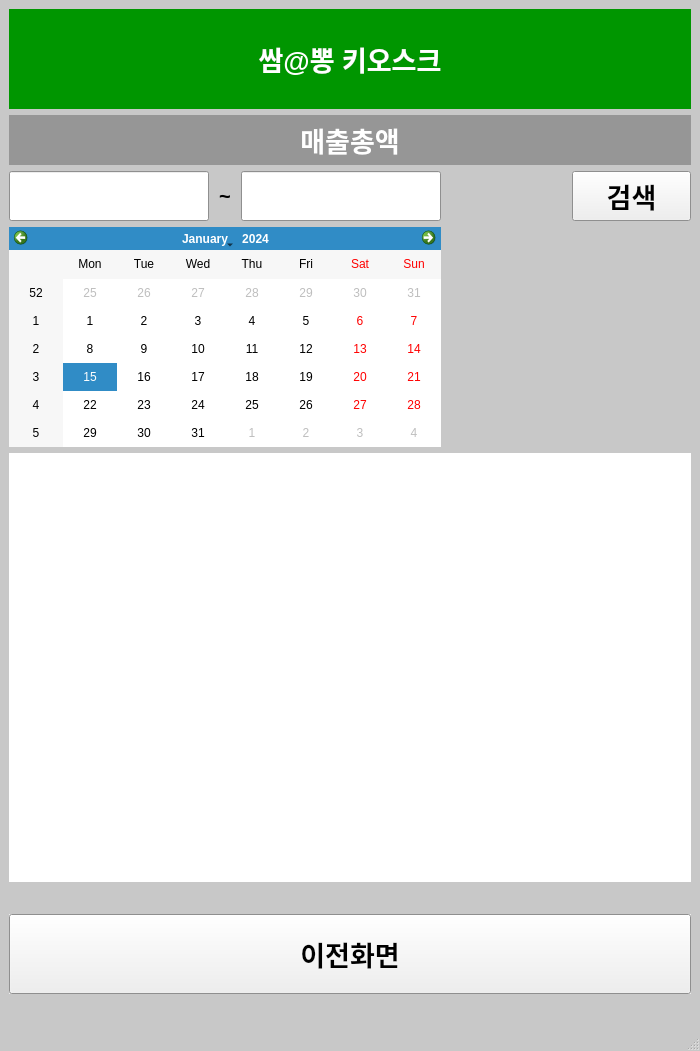
<?xml version="1.0" encoding="UTF-8"?>
<ui version="4.0">
 <class>MainWindow</class>
 <widget class="QMainWindow" name="MainWindow">
  <property name="geometry">
   <rect>
    <x>0</x>
    <y>0</y>
    <width>700</width>
    <height>1051</height>
   </rect>
  </property>
  <property name="palette">
   <palette>
    <active>
     <colorrole role="Base">
      <brush brushstyle="SolidPattern">
       <color alpha="255">
        <red>255</red>
        <green>255</green>
        <blue>255</blue>
       </color>
      </brush>
     </colorrole>
     <colorrole role="Window">
      <brush brushstyle="SolidPattern">
       <color alpha="255">
        <red>200</red>
        <green>200</green>
        <blue>200</blue>
       </color>
      </brush>
     </colorrole>
    </active>
    <inactive>
     <colorrole role="Base">
      <brush brushstyle="SolidPattern">
       <color alpha="255">
        <red>255</red>
        <green>255</green>
        <blue>255</blue>
       </color>
      </brush>
     </colorrole>
     <colorrole role="Window">
      <brush brushstyle="SolidPattern">
       <color alpha="255">
        <red>200</red>
        <green>200</green>
        <blue>200</blue>
       </color>
      </brush>
     </colorrole>
    </inactive>
    <disabled>
     <colorrole role="Base">
      <brush brushstyle="SolidPattern">
       <color alpha="255">
        <red>200</red>
        <green>200</green>
        <blue>200</blue>
       </color>
      </brush>
     </colorrole>
     <colorrole role="Window">
      <brush brushstyle="SolidPattern">
       <color alpha="255">
        <red>200</red>
        <green>200</green>
        <blue>200</blue>
       </color>
      </brush>
     </colorrole>
    </disabled>
   </palette>
  </property>
  <property name="windowTitle">
   <string>MainWindow</string>
  </property>
  <widget class="QWidget" name="centralwidget">
   <layout class="QGridLayout" name="gridLayout">
    <item row="0" column="0">
     <layout class="QVBoxLayout" name="verticalLayout_2">
      <item>
       <widget class="QLabel" name="Title_3">
        <property name="minimumSize">
         <size>
          <width>0</width>
          <height>100</height>
         </size>
        </property>
        <property name="maximumSize">
         <size>
          <width>16777215</width>
          <height>100</height>
         </size>
        </property>
        <property name="palette">
         <palette>
          <active>
           <colorrole role="WindowText">
            <brush brushstyle="SolidPattern">
             <color alpha="255">
              <red>255</red>
              <green>255</green>
              <blue>255</blue>
             </color>
            </brush>
           </colorrole>
           <colorrole role="Base">
            <brush brushstyle="SolidPattern">
             <color alpha="255">
              <red>255</red>
              <green>255</green>
              <blue>255</blue>
             </color>
            </brush>
           </colorrole>
           <colorrole role="Window">
            <brush brushstyle="SolidPattern">
             <color alpha="255">
              <red>0</red>
              <green>150</green>
              <blue>0</blue>
             </color>
            </brush>
           </colorrole>
          </active>
          <inactive>
           <colorrole role="WindowText">
            <brush brushstyle="SolidPattern">
             <color alpha="255">
              <red>255</red>
              <green>255</green>
              <blue>255</blue>
             </color>
            </brush>
           </colorrole>
           <colorrole role="Base">
            <brush brushstyle="SolidPattern">
             <color alpha="255">
              <red>255</red>
              <green>255</green>
              <blue>255</blue>
             </color>
            </brush>
           </colorrole>
           <colorrole role="Window">
            <brush brushstyle="SolidPattern">
             <color alpha="255">
              <red>0</red>
              <green>150</green>
              <blue>0</blue>
             </color>
            </brush>
           </colorrole>
          </inactive>
          <disabled>
           <colorrole role="WindowText">
            <brush brushstyle="SolidPattern">
             <color alpha="255">
              <red>120</red>
              <green>120</green>
              <blue>120</blue>
             </color>
            </brush>
           </colorrole>
           <colorrole role="Base">
            <brush brushstyle="SolidPattern">
             <color alpha="255">
              <red>0</red>
              <green>150</green>
              <blue>0</blue>
             </color>
            </brush>
           </colorrole>
           <colorrole role="Window">
            <brush brushstyle="SolidPattern">
             <color alpha="255">
              <red>0</red>
              <green>150</green>
              <blue>0</blue>
             </color>
            </brush>
           </colorrole>
          </disabled>
         </palette>
        </property>
        <property name="font">
         <font>
          <pointsize>20</pointsize>
          <weight>75</weight>
          <bold>true</bold>
          <underline>false</underline>
         </font>
        </property>
        <property name="autoFillBackground">
         <bool>true</bool>
        </property>
        <property name="text">
         <string>쌈@뽕 키오스크</string>
        </property>
        <property name="alignment">
         <set>Qt::AlignCenter</set>
        </property>
       </widget>
      </item>
      <item>
       <widget class="QLabel" name="Title_4">
        <property name="minimumSize">
         <size>
          <width>0</width>
          <height>50</height>
         </size>
        </property>
        <property name="maximumSize">
         <size>
          <width>16777215</width>
          <height>50</height>
         </size>
        </property>
        <property name="palette">
         <palette>
          <active>
           <colorrole role="WindowText">
            <brush brushstyle="SolidPattern">
             <color alpha="255">
              <red>255</red>
              <green>255</green>
              <blue>255</blue>
             </color>
            </brush>
           </colorrole>
           <colorrole role="Base">
            <brush brushstyle="SolidPattern">
             <color alpha="255">
              <red>255</red>
              <green>255</green>
              <blue>255</blue>
             </color>
            </brush>
           </colorrole>
           <colorrole role="Window">
            <brush brushstyle="SolidPattern">
             <color alpha="255">
              <red>150</red>
              <green>150</green>
              <blue>150</blue>
             </color>
            </brush>
           </colorrole>
          </active>
          <inactive>
           <colorrole role="WindowText">
            <brush brushstyle="SolidPattern">
             <color alpha="255">
              <red>255</red>
              <green>255</green>
              <blue>255</blue>
             </color>
            </brush>
           </colorrole>
           <colorrole role="Base">
            <brush brushstyle="SolidPattern">
             <color alpha="255">
              <red>255</red>
              <green>255</green>
              <blue>255</blue>
             </color>
            </brush>
           </colorrole>
           <colorrole role="Window">
            <brush brushstyle="SolidPattern">
             <color alpha="255">
              <red>150</red>
              <green>150</green>
              <blue>150</blue>
             </color>
            </brush>
           </colorrole>
          </inactive>
          <disabled>
           <colorrole role="WindowText">
            <brush brushstyle="SolidPattern">
             <color alpha="255">
              <red>120</red>
              <green>120</green>
              <blue>120</blue>
             </color>
            </brush>
           </colorrole>
           <colorrole role="Base">
            <brush brushstyle="SolidPattern">
             <color alpha="255">
              <red>150</red>
              <green>150</green>
              <blue>150</blue>
             </color>
            </brush>
           </colorrole>
           <colorrole role="Window">
            <brush brushstyle="SolidPattern">
             <color alpha="255">
              <red>150</red>
              <green>150</green>
              <blue>150</blue>
             </color>
            </brush>
           </colorrole>
          </disabled>
         </palette>
        </property>
        <property name="font">
         <font>
          <pointsize>20</pointsize>
          <weight>75</weight>
          <bold>true</bold>
          <underline>false</underline>
         </font>
        </property>
        <property name="autoFillBackground">
         <bool>true</bool>
        </property>
        <property name="text">
         <string>매출총액</string>
        </property>
        <property name="alignment">
         <set>Qt::AlignCenter</set>
        </property>
       </widget>
      </item>
      <item>
       <layout class="QHBoxLayout" name="horizontalLayout">
        <item>
         <layout class="QGridLayout" name="gridLayout_5">
          <item row="0" column="2">
           <widget class="QLineEdit" name="End_Date">
            <property name="sizePolicy">
             <sizepolicy hsizetype="Expanding" vsizetype="Fixed">
              <horstretch>0</horstretch>
              <verstretch>0</verstretch>
             </sizepolicy>
            </property>
            <property name="minimumSize">
             <size>
              <width>200</width>
              <height>50</height>
             </size>
            </property>
            <property name="maximumSize">
             <size>
              <width>200</width>
              <height>50</height>
             </size>
            </property>
            <property name="font">
             <font>
              <pointsize>15</pointsize>
              <weight>75</weight>
              <bold>true</bold>
             </font>
            </property>
            <property name="text">
             <string/>
            </property>
            <property name="alignment">
             <set>Qt::AlignCenter</set>
            </property>
           </widget>
          </item>
          <item row="0" column="1">
           <widget class="QLabel" name="label">
            <property name="maximumSize">
             <size>
              <width>20</width>
              <height>16777215</height>
             </size>
            </property>
            <property name="font">
             <font>
              <pointsize>15</pointsize>
              <weight>75</weight>
              <bold>true</bold>
             </font>
            </property>
            <property name="text">
             <string>~</string>
            </property>
            <property name="alignment">
             <set>Qt::AlignCenter</set>
            </property>
           </widget>
          </item>
          <item row="0" column="0">
           <widget class="QLineEdit" name="Start_Date">
            <property name="sizePolicy">
             <sizepolicy hsizetype="Expanding" vsizetype="Fixed">
              <horstretch>0</horstretch>
              <verstretch>0</verstretch>
             </sizepolicy>
            </property>
            <property name="minimumSize">
             <size>
              <width>200</width>
              <height>50</height>
             </size>
            </property>
            <property name="maximumSize">
             <size>
              <width>200</width>
              <height>50</height>
             </size>
            </property>
            <property name="font">
             <font>
              <pointsize>15</pointsize>
              <weight>75</weight>
              <bold>true</bold>
             </font>
            </property>
            <property name="text">
             <string/>
            </property>
            <property name="alignment">
             <set>Qt::AlignCenter</set>
            </property>
           </widget>
          </item>
          <item row="0" column="3">
           <widget class="QLabel" name="label_3">
            <property name="maximumSize">
             <size>
              <width>16777215</width>
              <height>50</height>
             </size>
            </property>
            <property name="text">
             <string/>
            </property>
           </widget>
          </item>
          <item row="0" column="4">
           <widget class="QPushButton" name="Search">
            <property name="minimumSize">
             <size>
              <width>0</width>
              <height>50</height>
             </size>
            </property>
            <property name="maximumSize">
             <size>
              <width>16777215</width>
              <height>50</height>
             </size>
            </property>
            <property name="font">
             <font>
              <pointsize>20</pointsize>
              <weight>75</weight>
              <bold>true</bold>
             </font>
            </property>
            <property name="text">
             <string>검색</string>
            </property>
           </widget>
          </item>
          <item row="1" column="0" colspan="3">
           <widget class="QCalendarWidget" name="Calender">
            <property name="maximumSize">
             <size>
              <width>16777215</width>
              <height>220</height>
             </size>
            </property>
           </widget>
          </item>
         </layout>
        </item>
       </layout>
      </item>
      <item>
       <widget class="QLabel" name="Result">
        <property name="minimumSize">
         <size>
          <width>0</width>
          <height>400</height>
         </size>
        </property>
        <property name="maximumSize">
         <size>
          <width>16777215</width>
          <height>600</height>
         </size>
        </property>
        <property name="palette">
         <palette>
          <active>
           <colorrole role="Base">
            <brush brushstyle="SolidPattern">
             <color alpha="255">
              <red>255</red>
              <green>255</green>
              <blue>255</blue>
             </color>
            </brush>
           </colorrole>
           <colorrole role="Window">
            <brush brushstyle="SolidPattern">
             <color alpha="255">
              <red>255</red>
              <green>255</green>
              <blue>255</blue>
             </color>
            </brush>
           </colorrole>
          </active>
          <inactive>
           <colorrole role="Base">
            <brush brushstyle="SolidPattern">
             <color alpha="255">
              <red>255</red>
              <green>255</green>
              <blue>255</blue>
             </color>
            </brush>
           </colorrole>
           <colorrole role="Window">
            <brush brushstyle="SolidPattern">
             <color alpha="255">
              <red>255</red>
              <green>255</green>
              <blue>255</blue>
             </color>
            </brush>
           </colorrole>
          </inactive>
          <disabled>
           <colorrole role="Base">
            <brush brushstyle="SolidPattern">
             <color alpha="255">
              <red>255</red>
              <green>255</green>
              <blue>255</blue>
             </color>
            </brush>
           </colorrole>
           <colorrole role="Window">
            <brush brushstyle="SolidPattern">
             <color alpha="255">
              <red>255</red>
              <green>255</green>
              <blue>255</blue>
             </color>
            </brush>
           </colorrole>
          </disabled>
         </palette>
        </property>
        <property name="font">
         <font>
          <pointsize>20</pointsize>
          <weight>75</weight>
          <bold>true</bold>
         </font>
        </property>
        <property name="autoFillBackground">
         <bool>true</bool>
        </property>
        <property name="text">
         <string/>
        </property>
       </widget>
      </item>
      <item>
       <widget class="QLabel" name="label_9">
        <property name="minimumSize">
         <size>
          <width>0</width>
          <height>20</height>
         </size>
        </property>
        <property name="maximumSize">
         <size>
          <width>16777215</width>
          <height>20</height>
         </size>
        </property>
        <property name="text">
         <string/>
        </property>
       </widget>
      </item>
      <item>
       <widget class="QPushButton" name="Admin">
        <property name="minimumSize">
         <size>
          <width>0</width>
          <height>80</height>
         </size>
        </property>
        <property name="maximumSize">
         <size>
          <width>16777215</width>
          <height>80</height>
         </size>
        </property>
        <property name="font">
         <font>
          <pointsize>20</pointsize>
          <weight>75</weight>
          <bold>true</bold>
         </font>
        </property>
        <property name="autoFillBackground">
         <bool>true</bool>
        </property>
        <property name="text">
         <string>이전화면</string>
        </property>
        <property name="checkable">
         <bool>false</bool>
        </property>
        <property name="flat">
         <bool>false</bool>
        </property>
       </widget>
      </item>
      <item>
       <widget class="QLabel" name="label_10">
        <property name="minimumSize">
         <size>
          <width>0</width>
          <height>20</height>
         </size>
        </property>
        <property name="maximumSize">
         <size>
          <width>16777215</width>
          <height>20</height>
         </size>
        </property>
        <property name="text">
         <string/>
        </property>
       </widget>
      </item>
     </layout>
    </item>
   </layout>
  </widget>
  <widget class="QMenuBar" name="menubar">
   <property name="geometry">
    <rect>
     <x>0</x>
     <y>0</y>
     <width>700</width>
     <height>26</height>
    </rect>
   </property>
  </widget>
  <widget class="QStatusBar" name="statusbar"/>
 </widget>
 <resources/>
 <connections/>
</ui>
